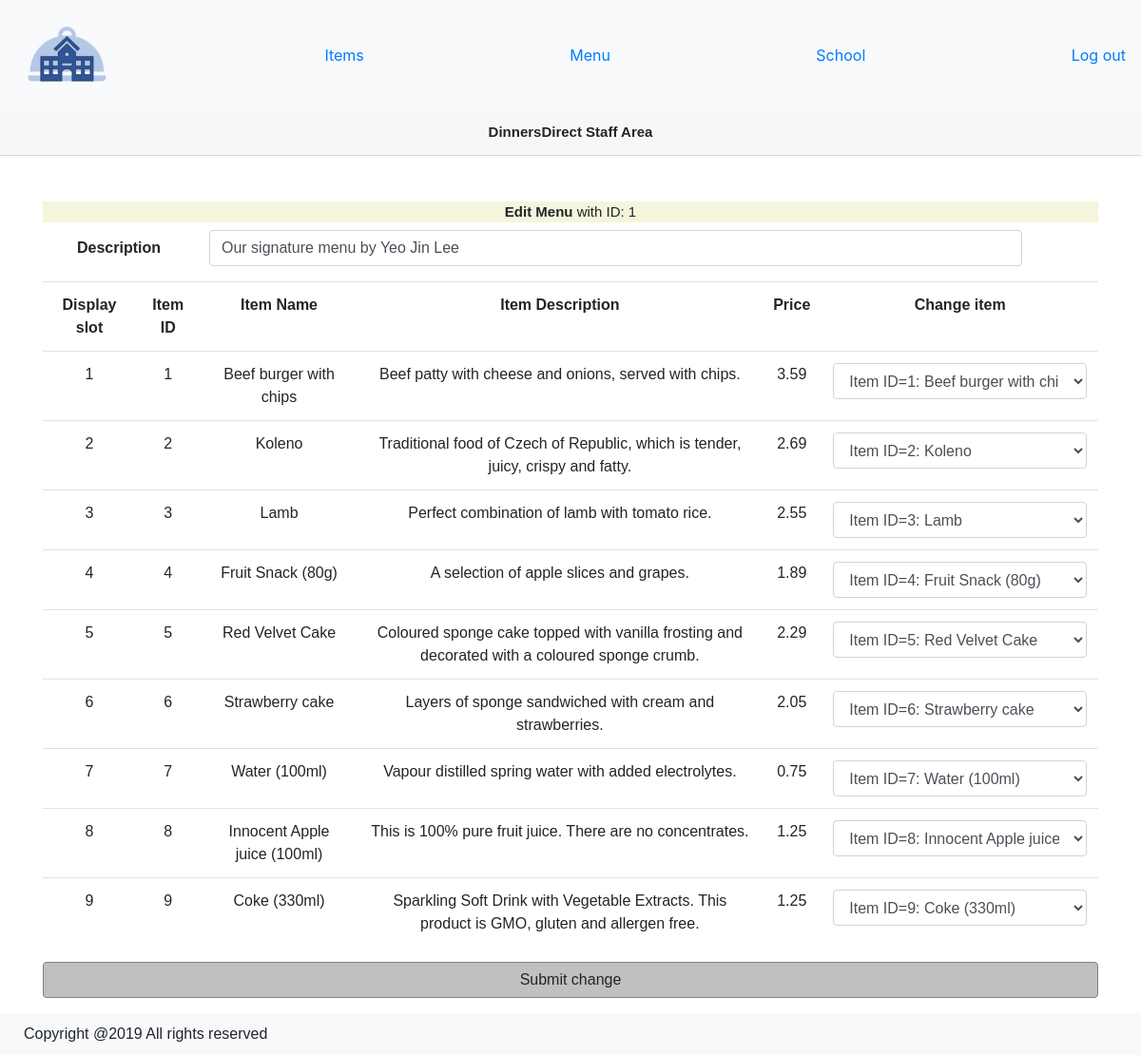
/public/staff/menu_edit.php (signed in), run on the app's committed database.
### tables this page shows
CREATE TABLE list_of_menus (
                      menu_id int(10) UNSIGNED NOT NULL AUTO_INCREMENT,
                      menu_name varchar(100) NOT NULL,
                      menu_description text NOT NULL,
                      visibility smallint default 1,
                      last_update TIMESTAMP NOT NULL DEFAULT CURRENT_TIMESTAMP ON UPDATE CURRENT_TIMESTAMP,
                      PRIMARY KEY (menu_id)
);

CREATE TABLE display_menu (
  menu_id int(10) UNSIGNED NOT NULL,
  display_id int(10) UNSIGNED NOT NULL,
  item_id int(10) UNSIGNED NOT NULL,
  last_update TIMESTAMP NOT NULL DEFAULT CURRENT_TIMESTAMP  ON UPDATE CURRENT_TIMESTAMP,
  PRIMARY KEY(menu_id, display_id, item_id),
  FOREIGN KEY(menu_id) REFERENCES list_of_menus(menu_id) ON DELETE RESTRICT ON UPDATE CASCADE,
  FOREIGN KEY(item_id) REFERENCES item(item_id) ON DELETE RESTRICT ON UPDATE CASCADE
);

CREATE TABLE item (
  item_id int(10) UNSIGNED NOT NULL AUTO_INCREMENT,
  item_image text NOT NULL,
  item_name text NOT NULL,
  item_price double(10,2) UNSIGNED NOT NULL,
  item_description text NOT NULL,
  last_update TIMESTAMP NOT NULL DEFAULT CURRENT_TIMESTAMP  ON UPDATE CURRENT_TIMESTAMP,
  PRIMARY KEY(item_id)
);

### private/functions.php (called while the page is built, shortened)
<?php
function test_input($user_input) {
    $user_input = trim($user_input);
    $user_input = stripslashes($user_input);
    $user_input = htmlspecialchars($user_input);
    return $user_input;
};
function get_all($db, $table_name) {
    $query = "SELECT * FROM $table_name";
    $data = mysqli_query($db, $query);
    return $data;
}
function get_specific_data ($db, $specific_field, $user_input, $table_name, $field_name) {
    $user_input = test_input($user_input);
    $query = "SELECT $specific_field FROM $table_name WHERE $field_name = '$user_input'";
    $result = mysqli_query($db, $query);
    if (mysqli_num_rows($result) == 1) {
        $data = mysqli_fetch_assoc($result);
    }
    elseif (mysqli_num_rows($result) > 1){
        $data = convert_sql_result_to_array($result);
    } else {
        $data = false;
    }
    return $data;
}
function get_data($db, $user_input, $table_name, $field_name) {
    $data = get_specific_data($db, '*', $user_input, $table_name, $field_name);
    return $data;
}
function get_menu ($db, $menu_id) {
    $query = "SELECT * FROM display_menu JOIN item USING (item_id) WHERE menu_id = '$menu_id'";
    $result = mysqli_query($db, $query);
    $data = [];
    while($row = mysqli_fetch_assoc($result)) {
        array_push($data,$row);
    }
    return $data;
}
?>

### public/staff/menu_edit.php (the view, shortened to what this page needs)
<?php require_once($_SERVER['DOCUMENT_ROOT'] . "/COMP0034_GroupK/private/initialize.php"); ?>
<?php
if (!isset($_SESSION["staff_credential"])) {
    redirect_to(url_for('/staff/index.php'));
}else {require_once('staff_header.php');
$menu_id = test_input($_GET['id'] ?? '1');
$menu_info = get_data($db, $menu_id, 'list_of_menus', 'menu_id');
$menu_data = get_menu($db, $menu_id);
$all_items_sql = get_all($db, 'item');
$all_items = array();
while($item = mysqli_fetch_assoc($all_items_sql)) {
    array_push($all_items,$item);
}
?>
<div class="container text-center">
    <header><strong>Edit Menu</strong> with ID: <?php echo $menu_id;?></header>
    <form method="post" action="">
        <div class="form-group row">
            <label class="col-md-2 col-form-label"><strong>Description</strong></label>
            <input name="menu_description" id="menu_description" type="text" class="form-control col-md-9" value="<?php echo $menu_info['menu_description'];?>">
        </div>
        <table class="table table-responsive">
            <tr>
                <th class='font-weight-bolder'>Display slot</th>
                <th class='font-weight-bolder'>Item ID</th>
                <th class='font-weight-bolder'>Item Name</th>
                <th class='font-weight-bolder'>Item Description</th>
                <th class='font-weight-bolder'>Price</th>
                <th class='font-weight-bolder'>Change item</th>
            </tr>
            <?php for ($i = 0; $i < count($menu_data); $i++) {?>
                <tr>
                    <td><?php echo $menu_data[$i]['display_id'];?></td>
                    <td><?php echo $menu_data[$i]['item_id'];?></td>
                    <td><?php echo $menu_data[$i]['item_name'];?></td>
                    <td><?php echo $menu_data[$i]['item_description'];?></td>
                    <td><?php echo $menu_data[$i]['item_price'];?></td>
                    <td>
                        <select  name="display_slot<?php echo $menu_data[$i]['display_id'];?>" class="form-control">
                            <?php for($j = 0; $j < count($all_items); $j++) {
                                if($all_items[$j]['item_id'] == $menu_data[$i]['item_id']) {?>
                                    <option selected="selected" value="<?php echo $all_items[$j]['item_id'];?>"><?php echo "Item ID=" . $all_items[$j]['item_id'] . ": " . $all_items[$j]['item_name'];?></option>
                                <?php }else { ?>
                                    <option value="<?php echo $all_items[$j]['item_id'];?>"><?php echo "Item ID=" . $all_items[$j]['item_id'] . ": " . $all_items[$j]['item_name'];?></option>
                                <?php } ?>
                            <?php }?>
                        </select>
                    </td>
                </tr>
            <?php }?>
        </table>
        <div class="form-group">
            <button class="btn-block button2" type="submit">Submit change</button>
        </div>
    </form>
</div>
<?php require_once('staff_footer.php');}?>

### public/stylesheets/dinnersDirect.css (style rules this page uses)
header { background-color: beige; font-size: 15px; font-family: helvetica; }
.button2 { font-weight: 400; color: #212529; text-align: center; vertical-align: middle; -webkit-user-select: none; -moz-user-select: none; -ms-user-select: none; user-select: none; padding: 0.375rem 0.75rem; font-size: 1rem; line-height: 1.5; border-radius: 0.25rem; transition: color 0.15s ease-in-out, background-color 0.15s ease-in-out, border-color 0.15s ease-in-out, box-shadow 0.15s ease-in-out; background-color: silver; border: 1px solid grey; }
body { min-height: 100%; }
h1, h5, .container, .container-fluid, label { font-family: Helvetica !important; }

### data on the page
list_of_menus: menu_description "Our signature menu by Yeo Jin Lee"
display_menu: display "1", item "1", item.item_name "Beef burger with chips", item.item_description "Beef patty with cheese and onions, served with chips.", item.item_price "3.59", item+display "Item ID=1: Beef burger with chips"
display_menu: display "2", item "2", item.item_name "Koleno", item.item_description "Traditional food of Czech of Republic, which is tender, juicy, crispy and fatty.", item.item_price "2.69", item+display "Item ID=2: Koleno"
display_menu: display "3", item "3", item.item_name "Lamb", item.item_description "Perfect combination of lamb with tomato rice.", item.item_price "2.55", item+display "Item ID=3: Lamb"
display_menu: display "4", item "4", item.item_name "Fruit Snack (80g)", item.item_description "A selection of apple slices and grapes.", item.item_price "1.89", item+display "Item ID=4: Fruit Snack (80g)"
display_menu: display "5", item "5", item.item_name "Red Velvet Cake", item.item_description "Coloured sponge cake topped with vanilla frosting and decorated with a coloured sponge crumb.", item.item_price "2.29", item+display "Item ID=5: Red Velvet Cake"
display_menu: display "6", item "6", item.item_name "Strawberry cake", item.item_description "Layers of sponge sandwiched with cream and strawberries.", item.item_price "2.05", item+display "Item ID=6: Strawberry cake"
display_menu: display "7", item "7", item.item_name "Water (100ml)", item.item_description "Vapour distilled spring water with added electrolytes.", item.item_price "0.75", item+display "Item ID=7: Water (100ml)"
display_menu: display "8", item "8", item.item_name "Innocent Apple juice (100ml)", item.item_description "This is 100% pure fruit juice. There are no concentrates.", item.item_price "1.25", item+display "Item ID=8: Innocent Apple juice (100ml)"
display_menu: display "9", item "9", item.item_name "Coke (330ml)", item.item_description "Sparkling Soft Drink with Vegetable Extracts. This product is GMO, gluten and allergen free.", item.item_price "1.25", item+display "Item ID=9: Coke (330ml)"

### other printed values
$menu_id "1"
